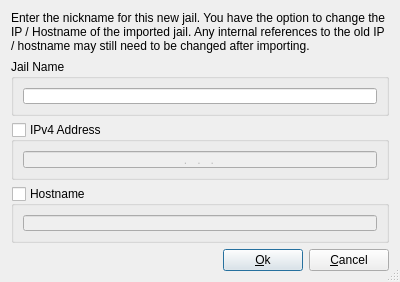
<?xml version="1.0" encoding="UTF-8"?>
<ui version="4.0">
 <class>dialogImport</class>
 <widget class="QDialog" name="dialogImport">
  <property name="windowModality">
   <enum>Qt::ApplicationModal</enum>
  </property>
  <property name="geometry">
   <rect>
    <x>0</x>
    <y>0</y>
    <width>400</width>
    <height>282</height>
   </rect>
  </property>
  <property name="sizePolicy">
   <sizepolicy hsizetype="Preferred" vsizetype="MinimumExpanding">
    <horstretch>0</horstretch>
    <verstretch>0</verstretch>
   </sizepolicy>
  </property>
  <property name="minimumSize">
   <size>
    <width>400</width>
    <height>250</height>
   </size>
  </property>
  <property name="baseSize">
   <size>
    <width>400</width>
    <height>250</height>
   </size>
  </property>
  <property name="windowTitle">
   <string>Import Jail</string>
  </property>
  <property name="windowIcon">
   <iconset resource="warden.qrc">
    <normaloff>:/cell.png</normaloff>:/cell.png</iconset>
  </property>
  <property name="sizeGripEnabled">
   <bool>true</bool>
  </property>
  <layout class="QGridLayout" name="gridLayout_3">
   <item row="0" column="0">
    <widget class="QLabel" name="label">
     <property name="text">
      <string>Enter the nickname for this new jail. You have the option to change the IP / Hostname of the imported jail. Any internal references to the old IP / hostname may still need to be changed after importing. </string>
     </property>
     <property name="wordWrap">
      <bool>true</bool>
     </property>
    </widget>
   </item>
   <item row="6" column="0">
    <layout class="QHBoxLayout" name="horizontalLayout">
     <item>
      <spacer name="horizontalSpacer">
       <property name="orientation">
        <enum>Qt::Horizontal</enum>
       </property>
       <property name="sizeHint" stdset="0">
        <size>
         <width>40</width>
         <height>20</height>
        </size>
       </property>
      </spacer>
     </item>
     <item>
      <widget class="QPushButton" name="pushOk">
       <property name="text">
        <string>&amp;Ok</string>
       </property>
      </widget>
     </item>
     <item>
      <widget class="QPushButton" name="pushCancel">
       <property name="text">
        <string>&amp;Cancel</string>
       </property>
      </widget>
     </item>
    </layout>
   </item>
   <item row="3" column="0">
    <widget class="QGroupBox" name="groupIP">
     <property name="sizePolicy">
      <sizepolicy hsizetype="Preferred" vsizetype="MinimumExpanding">
       <horstretch>0</horstretch>
       <verstretch>0</verstretch>
      </sizepolicy>
     </property>
     <property name="title">
      <string>IPv4 Address</string>
     </property>
     <property name="checkable">
      <bool>true</bool>
     </property>
     <property name="checked">
      <bool>false</bool>
     </property>
     <layout class="QGridLayout" name="gridLayout">
      <item row="0" column="0">
       <widget class="QLineEdit" name="lineIP">
        <property name="inputMask">
         <string>999\.999\.999\.999; </string>
        </property>
        <property name="text">
         <string>...</string>
        </property>
        <property name="alignment">
         <set>Qt::AlignCenter</set>
        </property>
       </widget>
      </item>
     </layout>
    </widget>
   </item>
   <item row="4" column="0">
    <widget class="QGroupBox" name="groupHostname">
     <property name="sizePolicy">
      <sizepolicy hsizetype="Preferred" vsizetype="MinimumExpanding">
       <horstretch>0</horstretch>
       <verstretch>0</verstretch>
      </sizepolicy>
     </property>
     <property name="title">
      <string>Hostname</string>
     </property>
     <property name="checkable">
      <bool>true</bool>
     </property>
     <property name="checked">
      <bool>false</bool>
     </property>
     <layout class="QGridLayout" name="gridLayout_2">
      <item row="0" column="0">
       <widget class="QLineEdit" name="lineHostname"/>
      </item>
     </layout>
    </widget>
   </item>
   <item row="5" column="0">
    <spacer name="verticalSpacer">
     <property name="orientation">
      <enum>Qt::Vertical</enum>
     </property>
     <property name="sizeHint" stdset="0">
      <size>
       <width>20</width>
       <height>40</height>
      </size>
     </property>
    </spacer>
   </item>
   <item row="1" column="0">
    <spacer name="verticalSpacer_2">
     <property name="orientation">
      <enum>Qt::Vertical</enum>
     </property>
     <property name="sizeHint" stdset="0">
      <size>
       <width>20</width>
       <height>40</height>
      </size>
     </property>
    </spacer>
   </item>
   <item row="2" column="0">
    <widget class="QGroupBox" name="groupName">
     <property name="title">
      <string>Jail Name</string>
     </property>
     <layout class="QGridLayout" name="gridLayout_4">
      <item row="0" column="0">
       <widget class="QLineEdit" name="lineJailName"/>
      </item>
     </layout>
    </widget>
   </item>
  </layout>
 </widget>
 <resources>
  <include location="warden.qrc"/>
 </resources>
 <connections/>
</ui>
